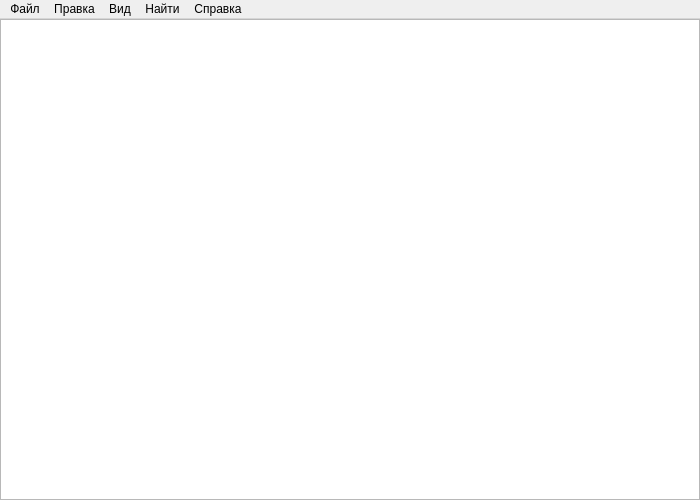
<?xml version="1.0" encoding="UTF-8"?>
<ui version="4.0">
 <class>MainWindow</class>
 <widget class="QMainWindow" name="MainWindow">
  <property name="geometry">
   <rect>
    <x>0</x>
    <y>0</y>
    <width>700</width>
    <height>500</height>
   </rect>
  </property>
  <property name="windowTitle">
   <string>Блокнот</string>
  </property>
  <widget class="QWidget" name="centralwidget">
   <layout class="QHBoxLayout" name="horizontalLayout">
    <property name="leftMargin">
     <number>0</number>
    </property>
    <property name="topMargin">
     <number>0</number>
    </property>
    <property name="rightMargin">
     <number>0</number>
    </property>
    <property name="bottomMargin">
     <number>0</number>
    </property>
    <item>
     <widget class="QTextEdit" name="textEdit"/>
    </item>
   </layout>
  </widget>

  <widget class="QMenuBar" name="menubar">
   <property name="geometry">
    <rect>
     <x>0</x>
     <y>0</y>
     <width>700</width>
     <height>21</height>
    </rect>
   </property>

   <!-- Меню "Файл" -->
   <widget class="QMenu" name="menu_File">
    <property name="title"><string>Файл</string></property>
    <addaction name="action_New"/>
    <addaction name="action_Open"/>
    <addaction name="action_Save"/>
    <addaction name="action_SaveAs"/>
    <addaction name="separator"/>
    <addaction name="action_Print"/>
    <addaction name="separator"/>
    <addaction name="action_Exit"/>
   </widget>

   <!-- Меню "Правка" -->
   <widget class="QMenu" name="menu_Edit">
    <property name="title"><string>Правка</string></property>
    <addaction name="action_Undo"/>
    <addaction name="action_Redo"/>
    <addaction name="separator"/>
    <addaction name="action_Copy"/>
    <addaction name="action_Cut"/>
    <addaction name="action_Paste"/>
    <addaction name="action_Delete"/>
    <addaction name="separator"/>
    <addaction name="action_Date"/>
   </widget>

   <!-- Меню "Вид" -->
   <widget class="QMenu" name="menu_View">
    <property name="title"><string>Вид</string></property>
    <addaction name="action_Font"/>
    <addaction name="menu_Align"/>
   </widget>
   <widget class="QMenu" name="menu_Align">
    <property name="title"><string>Выравнивание</string></property>
    <addaction name="action_Left"/>
    <addaction name="action_Center"/>
    <addaction name="action_Right"/>
   </widget>

   <!-- Меню "Найти" -->
   <widget class="QMenu" name="menu_Search">
    <property name="title"><string>Найти</string></property>
    <addaction name="action_Search"/>
    <addaction name="action_Replace"/>
    <addaction name="action_GoToLine"/>
   </widget>

   <!-- Меню "Справка" -->
   <widget class="QMenu" name="menu_Help">
    <property name="title"><string>Справка</string></property>
    <addaction name="action_About"/>
   </widget>

   <addaction name="menu_File"/>
   <addaction name="menu_Edit"/>
   <addaction name="menu_View"/>
   <addaction name="menu_Search"/>
   <addaction name="menu_Help"/>
  </widget>

  <!-- ====== Actions ====== -->
  <action name="action_New">
   <property name="text"><string>Новый</string></property>
   <property name="shortcut"><string>Ctrl+N</string></property>
  </action>
  <action name="action_Open">
   <property name="text"><string>Открыть</string></property>
   <property name="shortcut"><string>Ctrl+O</string></property>
  </action>
  <action name="action_Save">
   <property name="text"><string>Сохранить</string></property>
   <property name="shortcut"><string>Ctrl+S</string></property>
  </action>
  <action name="action_SaveAs">
   <property name="text"><string>Сохранить как</string></property>
   <property name="shortcut"><string>Ctrl+Shift+S</string></property>
  </action>
  <action name="action_Print">
   <property name="text"><string>Печать</string></property>
   <property name="shortcut"><string>Ctrl+P</string></property>
  </action>
  <action name="action_Exit">
   <property name="text"><string>Выход</string></property>
   <property name="shortcut"><string>Alt+F4</string></property>
  </action>

  <action name="action_Undo">
   <property name="text"><string>Отменить</string></property>
   <property name="shortcut"><string>Ctrl+Z</string></property>
  </action>
  <action name="action_Redo">
   <property name="text"><string>Повторить</string></property>
   <property name="shortcut"><string>Ctrl+Y</string></property>
  </action>
  <action name="action_Copy">
   <property name="text"><string>Копировать</string></property>
   <property name="shortcut"><string>Ctrl+C</string></property>
  </action>
  <action name="action_Cut">
   <property name="text"><string>Вырезать</string></property>
   <property name="shortcut"><string>Ctrl+X</string></property>
  </action>
  <action name="action_Paste">
   <property name="text"><string>Вставить</string></property>
   <property name="shortcut"><string>Ctrl+V</string></property>
  </action>
  <action name="action_Delete">
   <property name="text"><string>Удалить</string></property>
   <property name="shortcut"><string>Del</string></property>
  </action>
  <action name="action_Date">
   <property name="text"><string>Вставить дату</string></property>
   <property name="shortcut"><string>F5</string></property>
  </action>

  <action name="action_Font">
   <property name="text"><string>Шрифт</string></property>
  </action>
  <action name="action_Left">
   <property name="text"><string>Слева</string></property>
  </action>
  <action name="action_Center">
   <property name="text"><string>По центру</string></property>
  </action>
  <action name="action_Right">
   <property name="text"><string>Справа</string></property>
  </action>

  <action name="action_Search">
   <property name="text"><string>Поиск</string></property>
   <property name="shortcut"><string>Ctrl+F</string></property>
  </action>
  <action name="action_Replace">
   <property name="text"><string>Заменить</string></property>
   <property name="shortcut"><string>Ctrl+H</string></property>
  </action>
  <action name="action_GoToLine">
   <property name="text"><string>Перейти к строке...</string></property>
   <property name="shortcut"><string>Ctrl+G</string></property>
  </action>

  <action name="action_About">
   <property name="text"><string>О программе</string></property>
  </action>
 </widget>
 <resources/>
 <connections/>
</ui>
